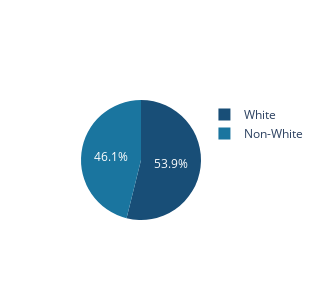

Notebook code cell kept with this figure:
### Code cell
# Count binary values in the "White" column
white_counts = fig_df['White'].value_counts()
white_labels = ['White' if white_counts.index[0] else 'Non-White', 'White' if not white_counts.index[0] else 'Non-White']

# Create a pie chart for "White" with custom colors
white_pie = go.Pie(labels=white_labels, values=white_counts, marker=dict(colors=white_colors))

# Visualize
data = [white_pie]
fig = go.Figure(data = data)
fig.update_layout(width=300, height=300)
display(fig)

### Figure 1 — Plotly figure (JSON) as saved in the notebook; plotly's stock layout.template omitted (floating-point values rounded to 4 significant figures)
{"data": [{"labels": ["White", "Non-White"], "marker": {"colors": ["#184e77", "#1a759f"]}, "type": "pie", "values": [431, 369]}], "layout": {"height": 300, "width": 300}}
